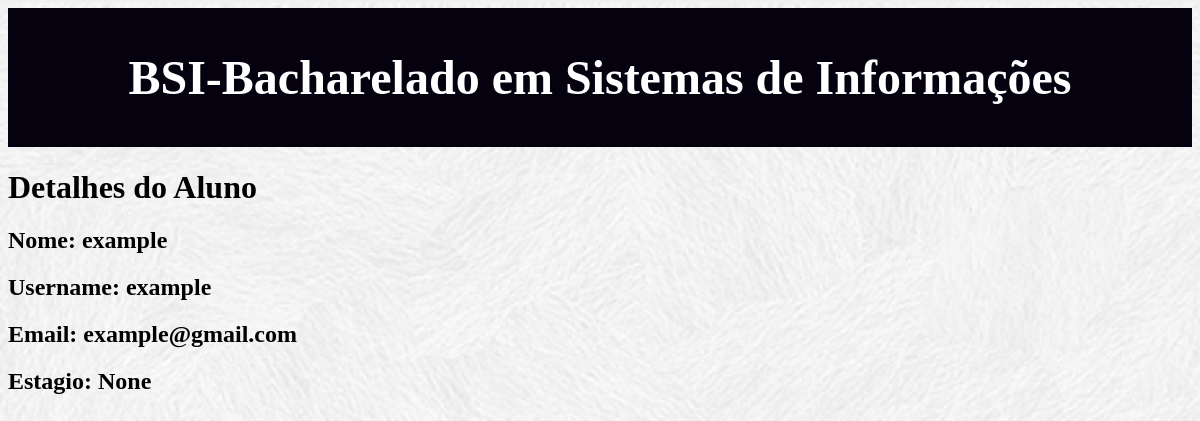
The page /bsi/aluno/view/2 on the database its author committed.
### bsi/models.py (models this page shows, shortened)
class Aluno(models.Model):
    nome = models.CharField(max_length=100)
    username = models.CharField(max_length=100)
    senha = models.CharField(max_length=100)
    email = models.CharField(max_length=100)
    vagaEstagio = models.ForeignKey(Estagio, null = True, blank = True, on_delete=models.SET("0"))

### bsi/views.py (the view)
# urls.py: path('aluno/view/<int:pk>', views.AlunoDetail.as_view(), name='aluno_view'),
class AlunoDetail(DetailView):
    model = models.Aluno

### bsi/templates/bsi/aluno_detail.html
{% load static %}
<link rel="stylesheet" type="text/css" href="{% static 'bsi/bsi.css'%}">
<div class="page-header">
   <h1><a href="../../../bsi/">BSI-Bacharelado em Sistemas de Informações</a></h1>
</div>
<h1>Detalhes do Aluno</h1>
<h2>Nome: {{object.nome}}</h2>
<h2>Username: {{object.username}}</h2>
<h2>Email: {{object.email}}</h2>
<h2>Estagio: {{object.vagaEstagio}}</h2>

### bsi/static/bsi/bsi.css (style rules this page uses)
.page-header { background-color: rgb(5, 1, 15); margin-top: 0; padding: 10px 10px 10px 10px; text-align: center; }
.page-header h1, .page-header h1 a, .page-header h1 a:visited, .page-header h1 a:active { color: #ffffff; font-size: 36pt; text-decoration: none; }
h1, h2, h3, h4 { font-family: 'Times', cursive; }

### rows shown on the page
Aluno: nome "example", username "example", email "example@gmail.com", vagaEstagio "None"
